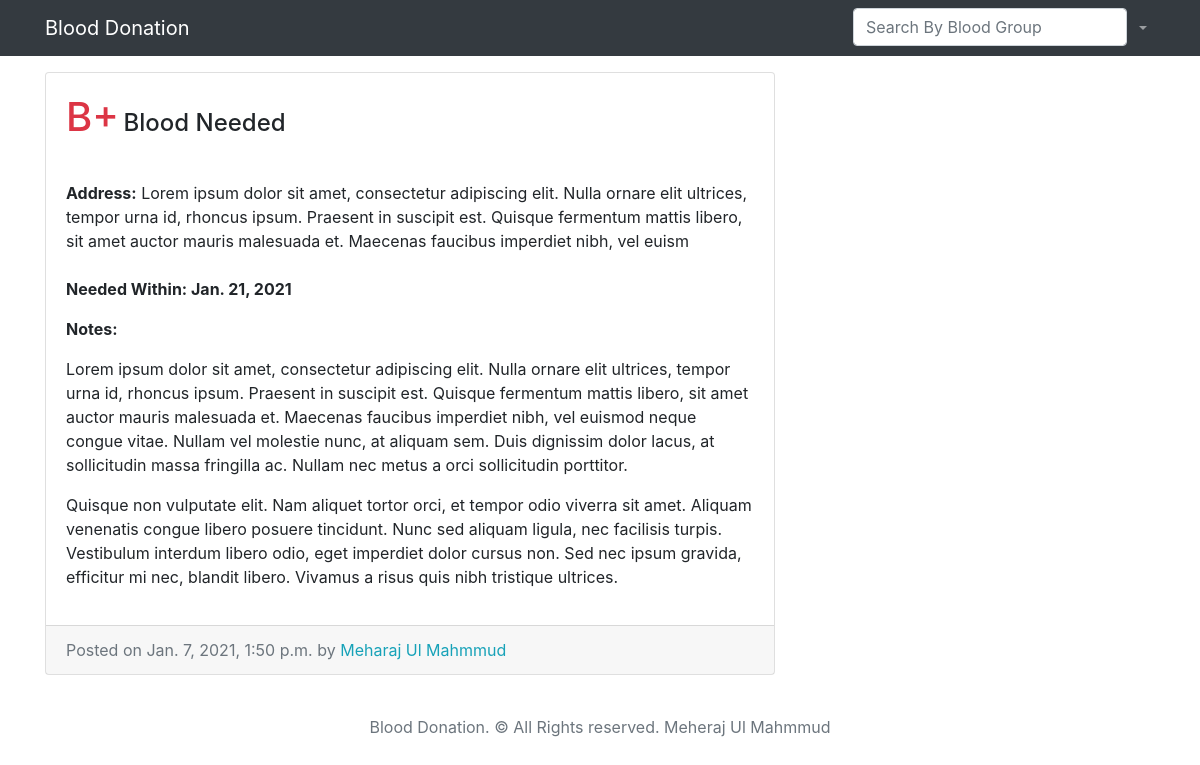
Before: /request/2 with the older database file.
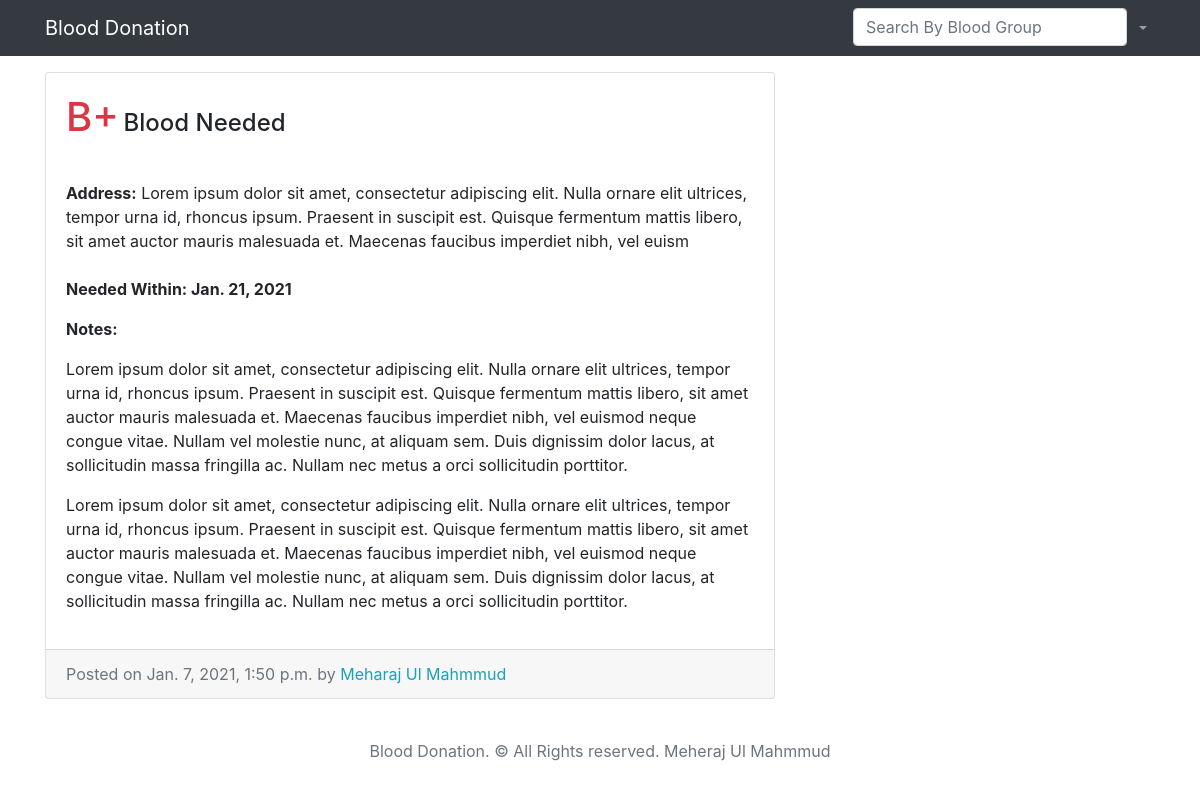
After: the same page with the newer database file.
### blood_request/models.py (models this page shows, shortened)
class RequestModel(models.Model):
    BLOOD_GROUP_CHOICES = [
        ('A+', 'A+'),
        ('A-', 'A-'),
        ('B+', 'B+'),
        ('B-', 'B-'),
        ('AB+', 'AB+'),
        ('AB-', 'AB-'),
        ('O+', 'O+'),
        ('O-', 'O-'),
    ]
    user = models.ForeignKey('user.User', null=True, on_delete=models.CASCADE)
    address = models.TextField(max_length=255)
    needed_within = models.DateField()
    phone = models.CharField(max_length=20)
    blood_group = models.CharField(max_length=255, choices=BLOOD_GROUP_CHOICES)
    note = models.TextField(blank=True, null=True)
    posted_on = models.DateTimeField(auto_now_add=True)

### user/models.py (models this page shows, shortened)
class User(AbstractBaseUser):
    email = models.EmailField(max_length=255, unique=True)
    name = models.CharField(max_length=255)
    date_joined = models.DateTimeField(auto_now_add=True)
    is_active = models.BooleanField(default=True)
    is_staff = models.BooleanField(default=False)
    is_admin = models.BooleanField(default=False)
    USERNAME_FIELD = 'email'
    REQUIRED_FIELDS = ['name']  # Email & Password are required by default.
    objects = MyUserManager()

### blood_request/views.py (the view)
# urls.py: path('request/<str:pk>', request_detail_view, name='request-detail'),
def request_detail_view(request, pk):
    request_item = RequestModel.objects.get(id=pk)
    context = {
        'request_item': request_item,
    }
    return render(request, 'request/request_detail.html', context)

### blood_request/templates/request/request_detail.html (shortened to what this page needs)
{% extends "request/base.html" %}
{% block content %}
<div class="col-md-8">
    <div class="card mb-4 mt-4">
        <div class="card-body">
            <p>
                <span class="card-title h1 text-danger">{{ request_item.blood_group }}</span>
                <span class="h4"> Blood Needed</span>
            </p>
            <br/>
            <p class="card-text">
                <b>Address:</b> {{ request_item.address }}<br/> <br/>
                <b>Needed Within: {{ request_item.needed_within }}</b> <br/>
            </p>
            <p class="card-text"><span><b>Notes: </b></span>{{ request_item.note|linebreaks}}</p>
        </div>
        <div class="card-footer text-muted">
            Posted on {{ request_item.posted_on}} by
            <a href="{% url 'profile' request_item.user.id %}"><span class="text-info mr-2">{{ request_item.user.name }}</span></a>
        </div>
    </div>
</div>
{% endblock %}

Changed rows visible on the page:
changed RequestModel "Meharaj Ul Mahmmud": note "…a orci sollicitudin porttitor. Quisque non vulputate elit. Nam aliquet tortor orci, et tempor odio viverra sit amet. Aliquam venenatis congue libero posuere tincidunt. Nunc sed aliquam ligula, nec facilisis turpis. Vestibulum interdum libero odio, eget imperdiet dolor cursus non. Sed nec ipsum gravida, efficitur mi nec, blandit libero. Vivamus a risus quis nibh tristique ultrices." → "…a orci sollicitudin porttitor. Lorem ipsum dolor sit amet, consectetur adipiscing elit. Nulla ornare elit ultrices, tempor urna id, rhoncus ipsum. Praesent in suscipit est. Quisque fermentum mattis libero, sit amet auctor mauris malesuada et. Maecenas faucibus imperdiet nibh, vel euismod neque congue vitae. Nullam vel molestie nunc, at aliquam sem. Duis dignissim dolor lacus, at sollicitudin massa fringilla ac. Nullam nec metus a orci sollicitudin porttitor."
